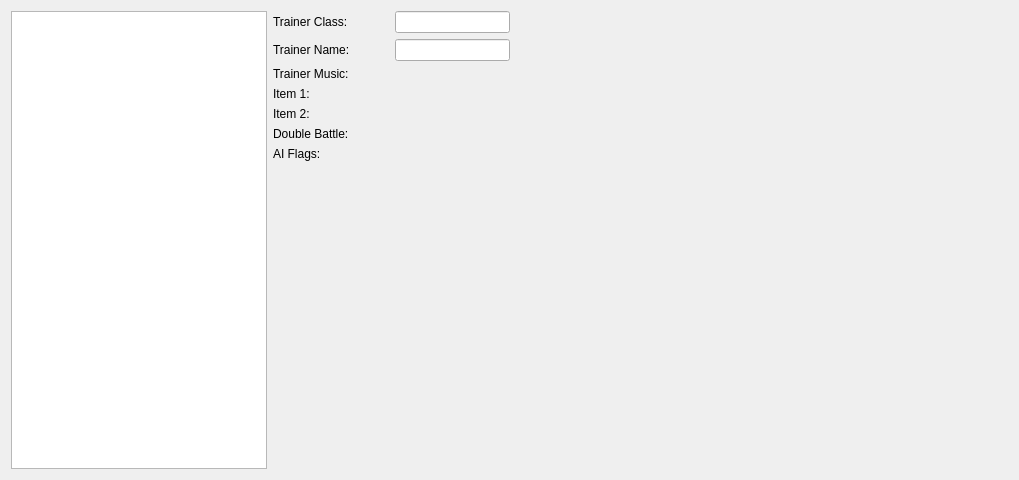
<?xml version="1.0" encoding="UTF-8"?>
<ui version="4.0">
 <class>TrainerWidget</class>
 <widget class="QWidget" name="TrainerWidget">
  <property name="geometry">
   <rect>
    <x>0</x>
    <y>0</y>
    <width>1019</width>
    <height>480</height>
   </rect>
  </property>
  <property name="windowTitle">
   <string>Form</string>
  </property>
  <layout class="QGridLayout" name="gridLayout_2">
   <item row="0" column="2">
    <spacer name="horizontalSpacer_3">
     <property name="orientation">
      <enum>Qt::Horizontal</enum>
     </property>
     <property name="sizeHint" stdset="0">
      <size>
       <width>40</width>
       <height>20</height>
      </size>
     </property>
    </spacer>
   </item>
   <item row="0" column="0">
    <layout class="QGridLayout" name="gridLayout">
     <item row="2" column="2">
      <widget class="QLabel" name="label_2">
       <property name="text">
        <string>Trainer Name:</string>
       </property>
      </widget>
     </item>
     <item row="4" column="2">
      <widget class="QLabel" name="label_4">
       <property name="text">
        <string>Item 1:</string>
       </property>
      </widget>
     </item>
     <item row="3" column="2">
      <widget class="QLabel" name="label_3">
       <property name="text">
        <string>Trainer Music:</string>
       </property>
      </widget>
     </item>
     <item row="5" column="2">
      <widget class="QLabel" name="label_5">
       <property name="text">
        <string>Item 2:</string>
       </property>
      </widget>
     </item>
     <item row="7" column="2">
      <widget class="QLabel" name="label_7">
       <property name="text">
        <string>AI Flags:</string>
       </property>
      </widget>
     </item>
     <item row="6" column="2">
      <widget class="QLabel" name="label_6">
       <property name="text">
        <string>Double Battle:</string>
       </property>
      </widget>
     </item>
     <item row="8" column="3">
      <spacer name="horizontalSpacer_2">
       <property name="orientation">
        <enum>Qt::Horizontal</enum>
       </property>
       <property name="sizeHint" stdset="0">
        <size>
         <width>40</width>
         <height>20</height>
        </size>
       </property>
      </spacer>
     </item>
     <item row="1" column="2">
      <widget class="QLabel" name="label">
       <property name="text">
        <string>Trainer Class:</string>
       </property>
      </widget>
     </item>
     <item row="8" column="2">
      <spacer name="horizontalSpacer">
       <property name="orientation">
        <enum>Qt::Horizontal</enum>
       </property>
       <property name="sizeHint" stdset="0">
        <size>
         <width>40</width>
         <height>20</height>
        </size>
       </property>
      </spacer>
     </item>
     <item row="9" column="3">
      <spacer name="verticalSpacer">
       <property name="orientation">
        <enum>Qt::Vertical</enum>
       </property>
       <property name="sizeHint" stdset="0">
        <size>
         <width>20</width>
         <height>40</height>
        </size>
       </property>
      </spacer>
     </item>
     <item row="1" column="0" rowspan="9">
      <widget class="QListWidget" name="list_trainers"/>
     </item>
     <item row="1" column="3">
      <widget class="QLineEdit" name="line_class">
       <property name="readOnly">
        <bool>true</bool>
       </property>
      </widget>
     </item>
     <item row="2" column="3">
      <widget class="QLineEdit" name="line_name">
       <property name="readOnly">
        <bool>true</bool>
       </property>
      </widget>
     </item>
    </layout>
   </item>
  </layout>
 </widget>
 <resources/>
 <connections/>
</ui>
